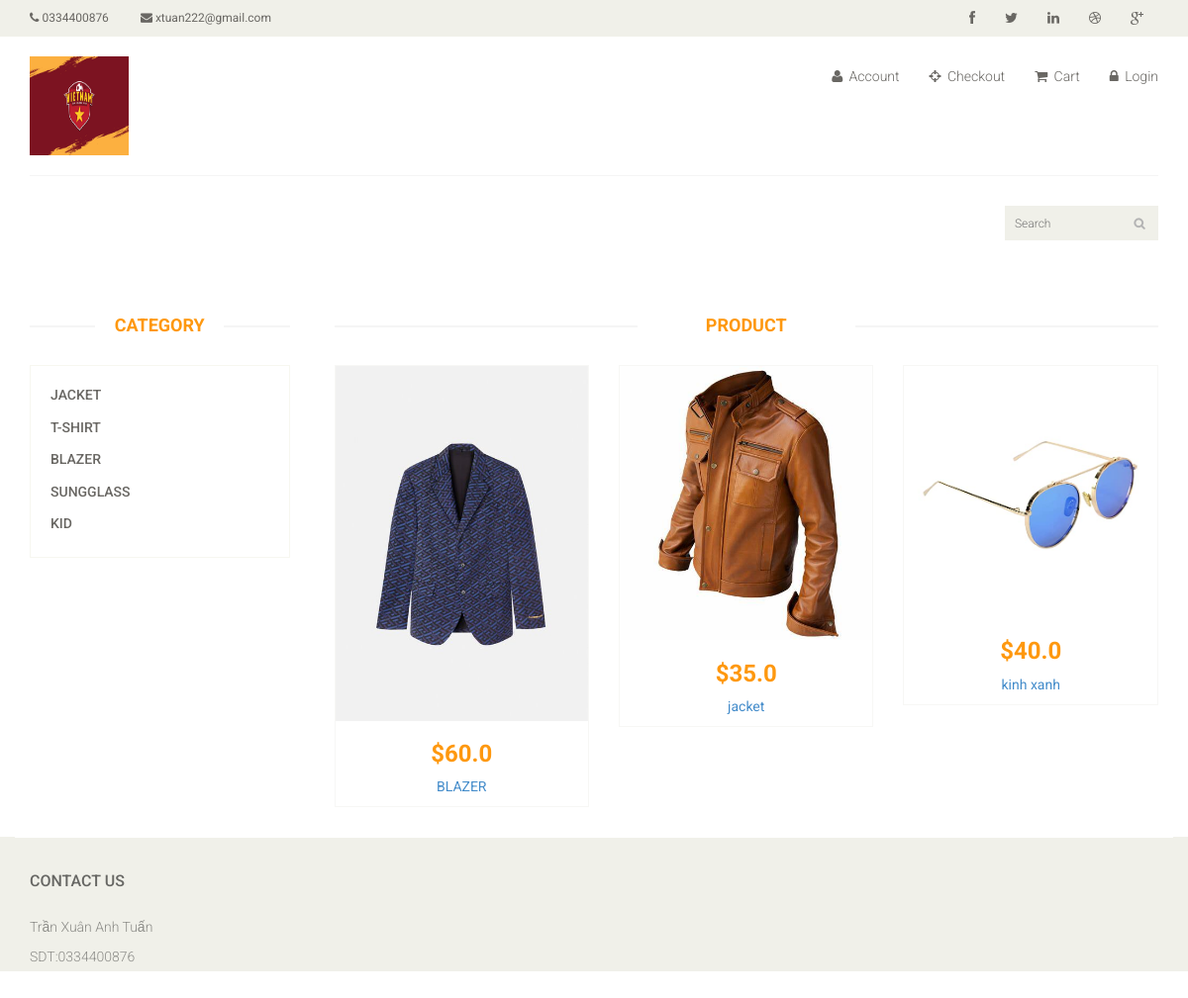
/store/, run on the app's committed database.
### store/models.py (models this page shows, shortened)
class MyLogo(models.Model):
    user = models.ForeignKey(Profile, on_delete=models.CASCADE)
    image = models.ImageField(upload_to='logo')
    is_active = models.BooleanField(default=False)
    created = models.DateTimeField(auto_now_add=True)

class Category(models.Model):
    name = models.CharField(max_length=50, blank=False, null=False)
    image = models.ImageField(upload_to='category', blank=True, null=True)
    parent = models.ForeignKey('self', related_name="children", on_delete=models.CASCADE, blank=True, null=True)
    created = models.DateTimeField(auto_now_add=True)
    class Meta:
        ordering = ['-created', ]
        verbose_name_plural = 'Categories'

class Product(models.Model):
    name = models.CharField(max_length=250, blank=False, null=False)
    category = models.ForeignKey(Category, on_delete=models.CASCADE, related_name='category')
    preview_des = models.CharField(max_length=255, verbose_name='Short Descriptions')
    description = models.TextField(max_length=1000, verbose_name='Description')
    image = models.ImageField(upload_to='product', blank=False, null=False)
    price = models.FloatField()
    old_price = models.FloatField(default=0.00, blank=True, null=True)
    is_stock = models.BooleanField(default=True)
    slug = models.SlugField()
    created = models.DateTimeField(auto_now_add=True)
    class Meta:
        ordering = ['-created']
    def get_product_url(self):
        return reverse('store:product-details', kwargs={"slug": self.slug})

### store/views.py (the view, shortened to what this page needs)
# urls.py: path('', views.HomeListView.as_view(), name='index'),
class HomeListView(TemplateView):
    def get(self, request, *args, **kwargs):
        products = Product.objects.all().order_by('-id')
        categories = Category.objects.all().order_by('-id')
        banners = Banner.objects.filter(is_active=True).order_by('-id')[0:3]
        context = {
            'products': products,
            'banners': banners,
            'categories': categories
        }
        return render(request, 'index.html', context)

### store/templatetags/logoInfo.py (called while the page is built)
@register.filter
def logo(user):
    if user.is_authenticated:
        logo = MyLogo.objects.filter(user=user, is_active=True).order_by('-id').first()
        if logo is None:
            return ""
        return logo.image.url
    else:
        logo = MyLogo.objects.filter(is_active=True).order_by('-id').first()
        if logo is None:
            return ""
        return logo.image.url

### templates/index.html (shortened to what this page needs)
{% load static %}
<!DOCTYPE html>
<html lang="en">
<head>
	{% load category %}
	{% load cart_product %}
	{% load logoInfo %}
    <link  href='{% static "/css/bootstrap.min.css" %}' rel="stylesheet">
    <link  href='{% static "/css/font-awesome.min.css" %}' rel="stylesheet">
    <link  href='{% static "/css/prettyPhoto.css" %}' rel="stylesheet">
    <link  href='{% static "/css/price-range.css" %}' rel="stylesheet">
    <link  href='{% static "/css/animate.css" %}' rel="stylesheet">
    <link  href='{% static "/css/main.css" %}' rel="stylesheet">
    <link  href='{% static "/css/responsive.css" %}' rel="stylesheet">
</head>
<body>
<header id="header">
    <div class="header_top">
        <div class="container">
            <div class="row">
                <div class="col-sm-6">
                    <div class="contactinfo">
                        <ul class="nav nav-pills">
                            <li><a href='{% static "/"%}'><i class="fa fa-phone"></i> 0334400876</a></li>
                            <li><a href='{% static "/"%}'><i class="fa fa-envelope"></i> xtuan222@gmail.com</a></li>
                        </ul>
                    </div>
                </div>
                <div class="col-sm-6">
                    <div class="social-icons pull-right">
                        <ul class="nav navbar-nav">
                            <li><a href='{% static "/"%}'><i class="fa fa-facebook"></i></a></li>
                            <li><a href='{% static "/"%}'><i class="fa fa-twitter"></i></a></li>
                            <li><a href='{% static "/"%}'><i class="fa fa-linkedin"></i></a></li>
                            <li><a href='{% static "/"%}'><i class="fa fa-dribbble"></i></a></li>
                            <li><a href='{% static "/"%}'><i class="fa fa-google-plus"></i></a></li>
                        </ul>
                    </div>
                </div>
            </div>
        </div>
    </div>
    <div class="header-middle">
        <div class="container">
            <div class="row">
                <div class="col-sm-4">
                    <div class="logo pull-left">
                        <a href='{% url "store:index"%}'><img src='{{ request.user|logo }}'alt="" width="100" height="100"/></a>
                    </div>
                </div>
                <div class="col-sm-8">
                    <div class="shop-menu pull-right">
                        <ul class="nav navbar-nav">
                            <li><a href='{% static "/"%}'><i class="fa fa-user"></i> Account</a></li>
                            <li><a href='{% url "payment:checkout"%}'><i class="fa fa-crosshairs"></i> Checkout</a>
                            </li>
                            <li><a href='{% url "order:cart" %}'><i class="fa fa-shopping-cart"></i> Cart</a></li>
                            <li><a href='{% url "login"%}'><i class="fa fa-lock"></i> Login</a></li>
                        </ul>
                    </div>
                </div>
            </div>
        </div>
    </div>
    <div class="header-bottom">
        <div class="container">
            <div class="row">
                <div class="col-sm-9">
                </div>
                <div class="col-sm-3">
					<form action="" method="post">
						<div class="search_box pull-right">
                        <input type="text" placeholder="Search" name="search_product" id="q"/>
                    </div>
					</form>
                </div>
            </div>
        </div>
    </div>
</header>
	<section id="slider">
		<div class="container">
			<div class="row">
				<div class="col-sm-12">
				</div>
			</div>
		</div>
	</section>
	<section>
		<div class="container">
			<div class="row">
				<div class="col-sm-3">
					<div class="left-sidebar">
						<h2>Category</h2>
						<div class="panel-group category-products" id="accordian">
							{% for category in categories %}
							<div class="panel panel-default">
								<div class="panel-heading">
									<h4 class="panel-title"><a href="#">{{category.name}}</a></h4>
								</div>
							</div>
							{% endfor %}
						</div>
					</div>
				</div>
				<div class="col-sm-9 padding-right">
					<div class="features_items">
						<h2 class="title text-center">Product</h2>
						{% for product in products %}
						<div class="col-sm-4">
							<div class="product-image-wrapper">
								<div class="single-products">
										<div class="productinfo text-center">
											<img src='{{product.image.url}}' alt="" />
											<h2>${{product.price}}</h2>
											<p><a href="{{product.get_product_url}}">{{product.name}} <a/></p>
										</div>
								</div>
							</div>
						</div>
						{% endfor %}
					</div>
				</div>
			</div>
		</div>
	</section>
<footer id="footer">
    <div class="footer-widget">
        <div class="container">
            <div class="row">
                <div class="col-sm-2">
                    <div class="single-widget">
                        <h2>Contact Us</h2>
                        <ul class="nav nav-pills nav-stacked">
                            <li>Trần Xuân Anh Tuấn</a></li>
                            <li>SDT:0334400876</a></li>
                        </ul>
                    </div>
                </div>
            </div>
        </div>
    </div>
</footer>
</body>
</html>

### templates/static/css/main.css (style rules this page uses)
body { font-family: 'Roboto', sans-serif; background:; position: relative; font-weight:400px; }
ul li { list-style: none; }
a { -webkit-transition: 300ms; -moz-transition: 300ms; -o-transition: 300ms; transition: 300ms; }
h1, h2, h3, h4, h5, h6 { font-family: 'Roboto', sans-serif; }
.header_top { background: none repeat scroll 0 0 #F0F0E9; }
.contactinfo ul li:first-child { margin-left: -15px; }
.contactinfo ul li a { font-size: 12px; color: #696763; font-family: 'Roboto', sans-serif; }
.social-icons ul li a { border: 0 none; border-radius: 0; color: #696763; padding:0px; }
.social-icons ul li { display:inline-block; }
.social-icons ul li a i { padding: 11px 15px; transition: all 0.9s ease 0s; -moz-transition: all 0.9s ease 0s; -webkit-transition: all 0.9s ease 0s; -o-transition: all 0.9s ease 0s; }
.header-middle .container .row { border-bottom: 1px solid #f5f5f5; margin-left: 0; margin-right: 0; padding-bottom: 20px; padding-top: 20px; }
.header-middle .container .row .col-sm-4 { padding-left: 0; }
.header-middle .container .row .col-sm-8 { padding-right:0; }
.shop-menu ul li { display:inline-block; padding-left: 15px; padding-right: 15px; }
.shop-menu ul li:last-child { padding-right: 0; }
.shop-menu ul li a { background: #FFFFFF; color: #696763; font-family: 'Roboto', sans-serif; font-size: 14px; font-weight: 300; padding:0; padding-right: 0; margin-top: 10px; }
.shop-menu ul li a i { margin-right:3px; }
.header-bottom { padding-bottom: 30px; padding-top: 30px; }
.search_box input { background: #F0F0E9; border: medium none; color: #B2B2B2; font-family: 'roboto'; font-size: 12px; font-weight: 300; height: 35px; outline: medium none; padding-left: 10px; width: 155px; background-image: url(../images/home/searchicon.png); background-repeat: no-repeat; background-position: 130px; }
#footer { background: #F0F0E9; }
.footer-widget { margin-bottom: 68px; }
.footer-widget .container { border-top: 1px solid #FFFFFF; padding-top: 15px; }
.single-widget h2 { color: #666663; font-family: 'Roboto', sans-serif; font-size: 16px; font-weight: 500; margin-bottom: 22px; text-transform: uppercase; }
.single-widget ul li a { color: #8C8C88; font-family: 'Roboto', sans-serif; font-size: 14px; font-weight: 300; padding: 5px 0; }
#slider { padding-bottom: 45px; }
.category-products { border: 1px solid #F7F7F0; margin-bottom: 35px; padding-bottom: 20px; padding-top: 15px; }
.left-sidebar h2, .brands_products h2 { color: #FE980F; font-family: 'Roboto', sans-serif; font-size: 18px; font-weight: 700; margin: 0 auto 30px; text-align: center; text-transform: uppercase; position: relative; z-index:3; }
.left-sidebar h2:after, h2.title:after { content: " "; position: absolute; border: 1px solid #f5f5f5; bottom:8px; left: 0; width: 100%; height: 0; z-index: -2; }
.left-sidebar h2:before { content: " "; position: absolute; background: #fff; bottom: -6px; width: 130px; height: 30px; z-index: -1; left: 50%; margin-left: -65px; }
h2.title:before { content: " "; position: absolute; background: #fff; bottom: -6px; width: 220px; height: 30px; z-index: -1; left: 50%; margin-left: -110px; }
.category-products .panel { background-color: #FFFFFF; border: 0px; border-radius: 0px; box-shadow:none; margin-bottom: 0px; }
.category-products .panel-default .panel-heading { background-color: #FFFFFF; border: 0 none; color: #FFFFFF; padding: 5px 20px; }
.category-products .panel-default .panel-heading .panel-title a { color: #696763; font-family: 'Roboto', sans-serif; font-size: 14px; text-decoration: none; text-transform: uppercase; }
.padding-right { padding-right: 0; }
.features_items { overflow:hidden; }
h2.title { color: #FE980F; font-family: 'Roboto', sans-serif; font-size: 18px; font-weight: 700; margin: 0 15px; text-transform: uppercase; margin-bottom: 30px; position: relative; }
.product-image-wrapper { border:1px solid #F7F7F5; overflow: hidden; margin-bottom:30px; }
.single-products { position: relative; }
.productinfo h2 { color: #FE980F; font-family: 'Roboto', sans-serif; font-size: 24px; font-weight: 700; }
.productinfo p { font-family: 'Roboto', sans-serif; font-size: 14px; font-weight: 400; color: #696763; }
.productinfo img { width: 100%; }
.productinfo { position:relative; }

### data on the page
MyLogo: user|logo (picture)
Category: name "JACKET"
Category: name "T-SHIRT"
Category: name "BLAZER"
Category: name "SUNGGLASS"
Category: name "KID"
Product: image (picture), price "60.0", name "BLAZER"
Product: image (picture), price "35.0", name "jacket"
Product: image (picture), price "40.0", name "kinh xanh"
